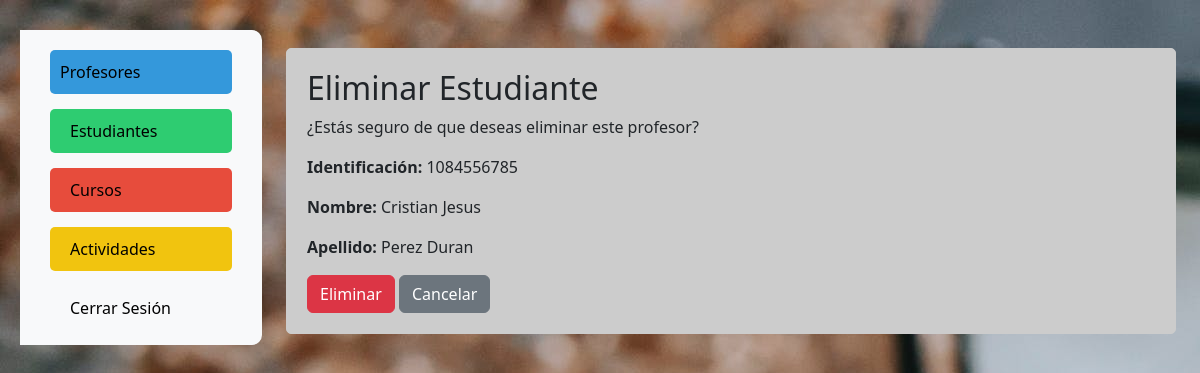
Page /estudiantes/eliminar/1084556785/ on the committed database.
### cursos/models.py (models this page shows)
class Estudiante(models.Model):
    identificacion = models.CharField(primary_key=True, max_length=20)
    nombre = models.CharField(max_length=100)
    apellido = models.CharField(max_length=100)

### cursos/views.py (the view)
# urls.py: path('estudiantes/eliminar/<int:estudiante_id>/', views.eliminar_estudiante, name='eliminar_estudiante'),
def eliminar_estudiante(request, estudiante_id):
    estudiante = get_object_or_404(Estudiante, pk=estudiante_id)
    if request.method == 'POST':
        estudiante.delete()
        return redirect('lista_estudiantes')
    return render(request, 'cursos/eliminar_estudiante.html', {'estudiante': estudiante})

### cursos/templates/cursos/eliminar_estudiante.html (shortened to what this page needs)
{% extends 'plantilla.html' %}
{% load static %}
{% block content %}
<div class="container mt-4">
    <div class="form-container">
        <h2>Eliminar Estudiante</h2>
        <p>¿Estás seguro de que deseas eliminar este profesor?</p>
        <p><strong>Identificación:</strong> {{ estudiante.identificacion }}</p>
        <p><strong>Nombre:</strong> {{ estudiante.nombre }}</p>
        <p><strong>Apellido:</strong> {{ estudiante.apellido }}</p>
        <form method="post" action="{% url 'eliminar_estudiante' estudiante_id=estudiante.identificacion %}" style="display: inline;">
            <button type="submit" class="btn btn-danger">Eliminar</button>
        </form>
        <a href="{% url 'lista_estudiantes' %}" class="btn btn-secondary">Cancelar</a>
    </div>
</div>
{% endblock %}

### cursos/static/estilos.css (style rules this page uses)
body { background-color: #2052bd; }
body { background-image: url('img/fondo.jpg'); }
.form-container { padding: 20px; border: 1px solid #ccc; border-radius: 5px; margin-top: 20px; background-color: #ccc; }

### rows in the picture
Estudiante: identificacion "1084556785", nombre "Cristian Jesus", apellido "Perez Duran"
